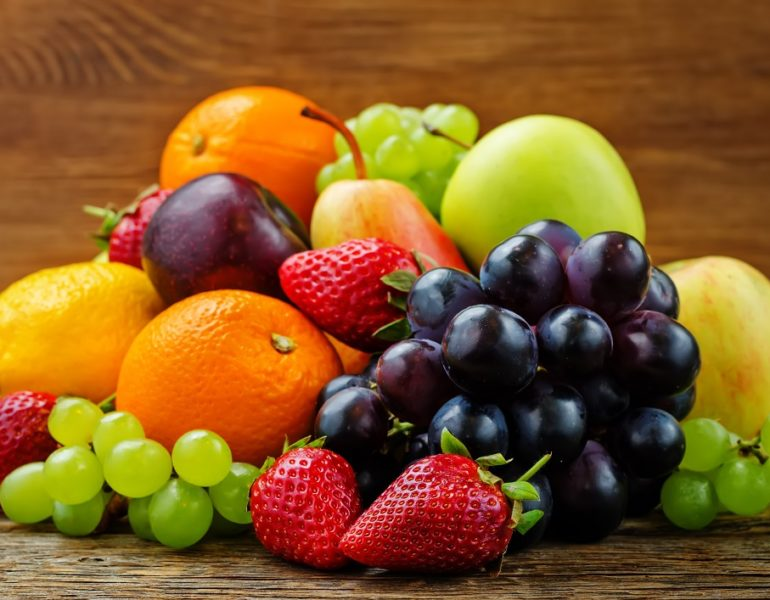
#> input picture data/image_3.jpg, 770 x 600 px, found by its file name
$ python histogram_equalization.py
#> lines starting #> are read from the running program, lines starting #| are printed output that depends on the picture
import cv2
import numpy as np
import matplotlib.pyplot as plt

# %%
img = cv2.imread('./data/image_3.jpg', 0)
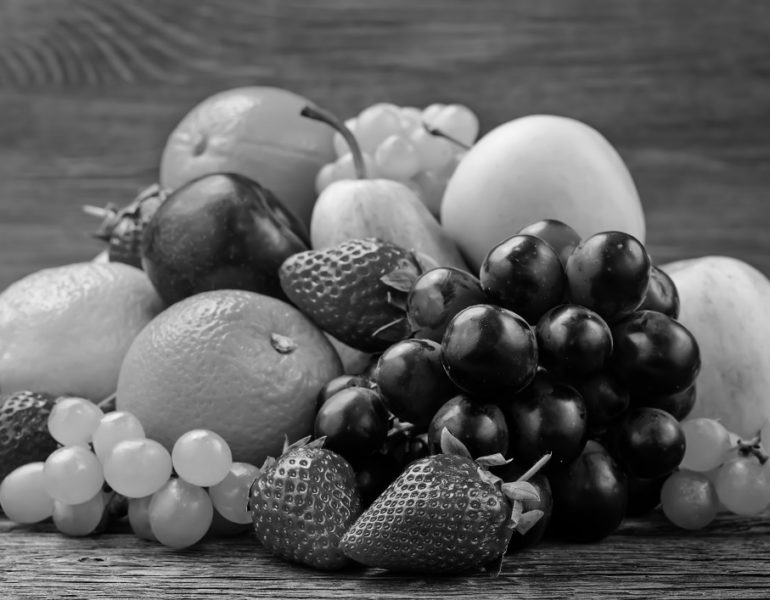
#> img: shape (600, 770); min 0, max 246, mean 96.8
print(img.shape)
#| (600, 770)
# %%


def bgr2rgb(img):
    """
    The cv2 reads image in BGR format while plt showes image in RGB format.
    To overcome this follow:
    b,g,r = cv2.split(img)
    img = cv2.merge([r,g,b])
    """
    if len(img.shape) == 3 and img.shape[2] == 3:
        b, g, r = cv2.split(img)
        out = cv2.merge([r, g, b])
    else:
        out = img
    return out


# %% Histogram eqalization
hist, bins = np.histogram(img.flatten(), 256, (0, 256))
#> hist = 256 values, max 5742 at index 89, min 0 at index 247, mean 1804.7; bins = 257 values from 0 to 256
cdf = hist.cumsum()
#> cdf = 256 values from 1633 to 462000
cdf_normalized = cdf * hist.max()/hist.cumsum().max()
#> cdf_normalized = 256 values from 20.3 to 5742
# Histogram Equalization
equ = cv2.equalizeHist(img)
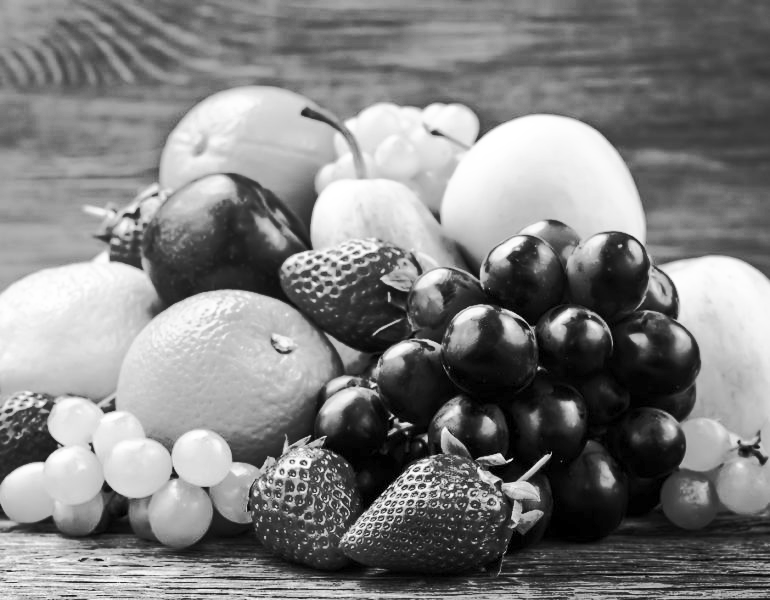
#> equ: shape (600, 770); min 0, max 255, mean 127.8
hist_equ, bins_equ = np.histogram(equ.flatten(), 256, (0, 256))
#> hist_equ = 256 values, max 5742 at index 125, min 0 at index 1, mean 1804.7; bins_equ = 257 values from 0 to 256
# Contrast Limited Adaptive Histogram Equalization
clahe = cv2.createCLAHE(clipLimit=20.0, tileGridSize=(8, 8))
cl1 = clahe.apply(img)
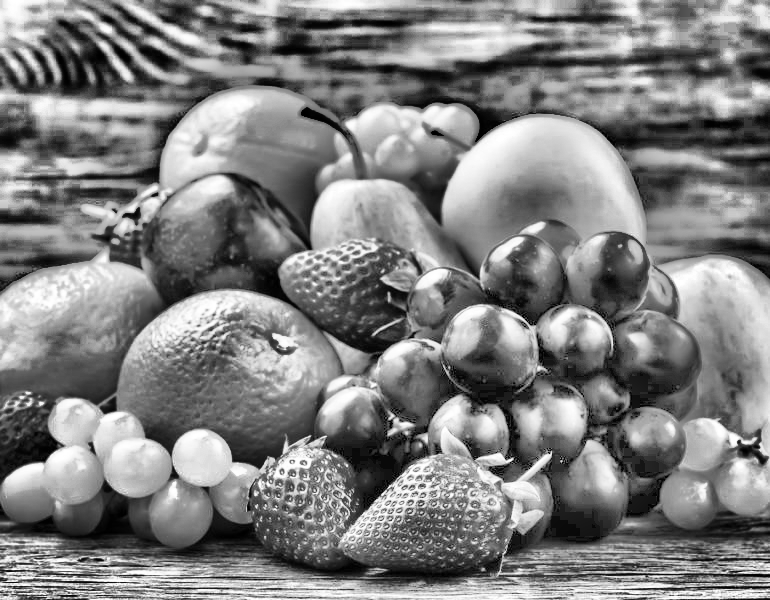
#> cl1: shape (600, 770); min 0, max 255, mean 128.5
hist_cl1, bins_cl1 = np.histogram(cl1.flatten(), 256, (0, 256))
#> hist_cl1 = 256 values, max 2422 at index 104, min 130 at index 0, mean 1804.7; bins_cl1 = 257 values from 0 to 256
# Horizontal stack of images
res = np.hstack((img, equ, cl1))
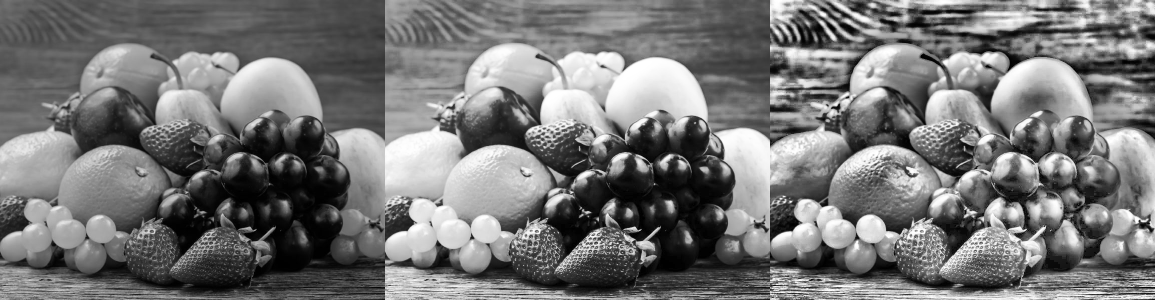
#> res: shape (600, 2310) (shown at 1/2 size); min 0, max 255, mean 117.7

plt.figure(1)
plt.imshow(bgr2rgb(res), cmap='gray')
# %%
plt.figure(2)
plt.plot(hist, color='b', label="hist")
plt.plot(hist_equ, color='g', label="hist equalized")
plt.plot(hist_cl1, color='r', label="hist CLAHE")
plt.plot(cdf_normalized, 'y', label='CDF normalized')
plt.legend()
plt.show()
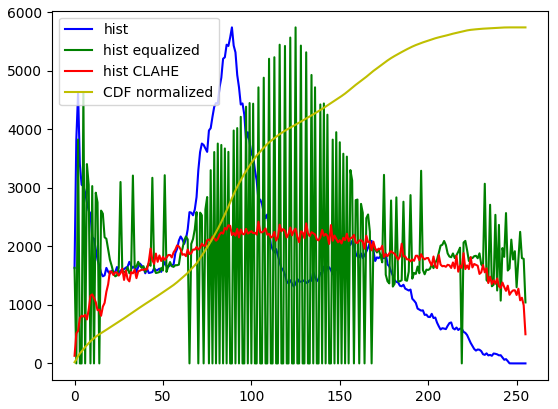
#> figure drawn by matplotlib, 1 panel; curve peaks at x = 89, y = 5742; curve peaks at x = 125, y = 5742; curve peaks at x = 104, y = 2422

$ run again, with data/image_2.jpg copied over data/image_3.jpg
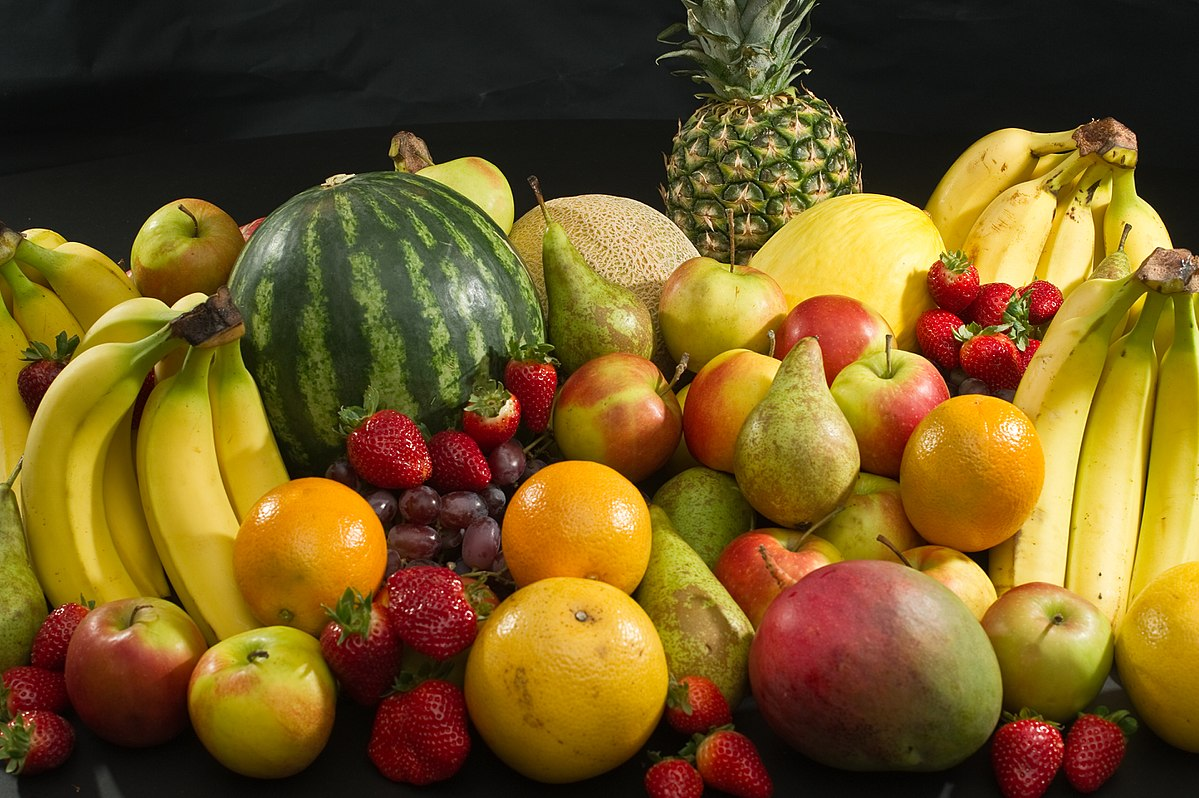
#> input picture data/image_2.jpg, 1199 x 798 px, found by its file name
#| (798, 1199)
#> hist = 256 values, max 22521 at index 19, min 66 at index 253, mean 3737.5; bins = 257 values from 0 to 256
#> cdf = 256 values from 382 to 956802
#> cdf_normalized = 256 values from 8.99 to 22521
#> hist_equ = 256 values, max 22521 at index 32, min 0 at index 4, mean 3737.5; bins_equ = 257 values from 0 to 256
#> `cl1 = clahe.apply(img)`:
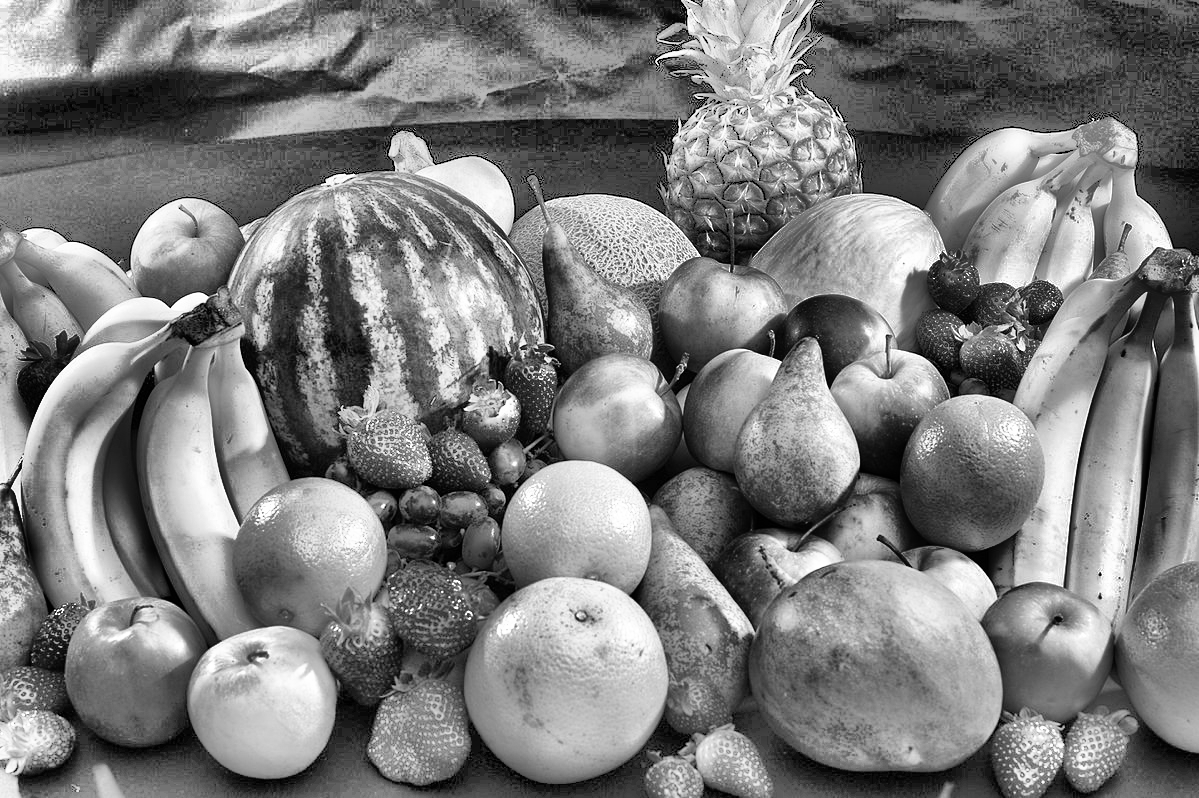
#> cl1: shape (798, 1199); min 0, max 255, mean 125.4
#> hist_cl1 = 256 values, max 6421 at index 63, min 804 at index 0, mean 3737.5; bins_cl1 = 257 values from 0 to 256
#> `plt.show()`:
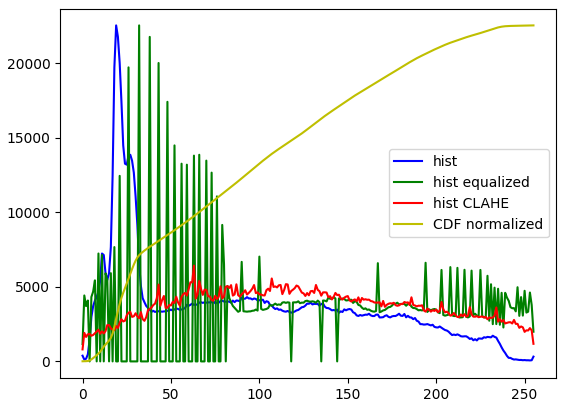
#> figure drawn by matplotlib, 1 panel; curve peaks at x = 19, y = 22521; curve peaks at x = 32, y = 22521; curve peaks at x = 63, y = 6421

$ run again, with data/image_4.jpg copied over data/image_3.jpg
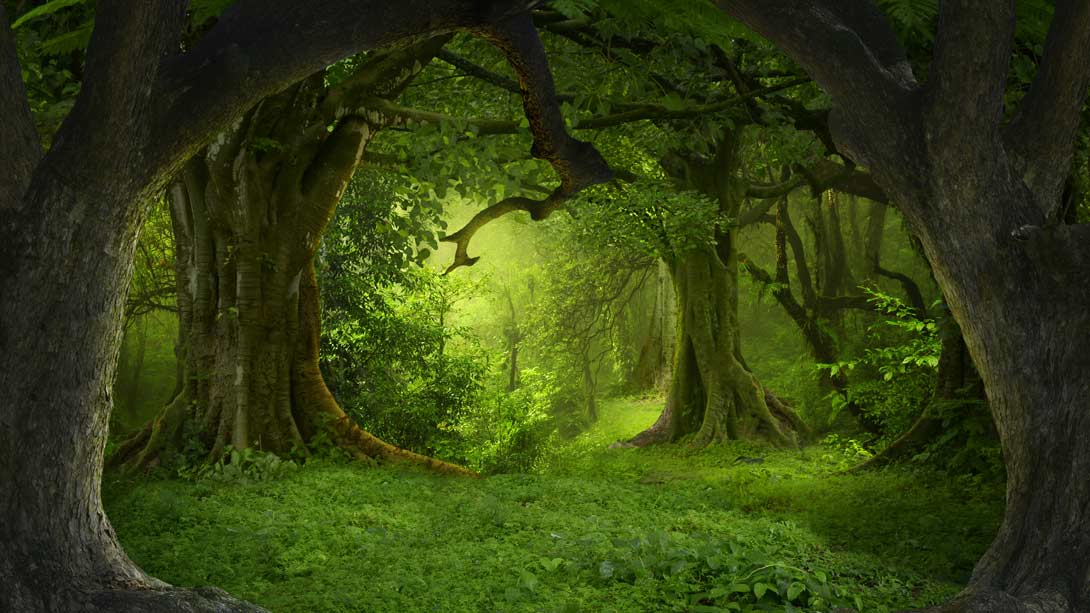
#> input picture data/image_4.jpg, 1090 x 613 px, found by its file name
#| (613, 1090)
#> hist = 256 values, max 13284 at index 32, min 0 at index 241, mean 2610; bins = 257 values from 0 to 256
#> cdf = 256 values from 61 to 668170
#> cdf_normalized = 256 values from 1.21 to 13284
#> hist_equ = 256 values, max 13284 at index 75, min 0 at index 6, mean 2610; bins_equ = 257 values from 0 to 256
#> `cl1 = clahe.apply(img)`:
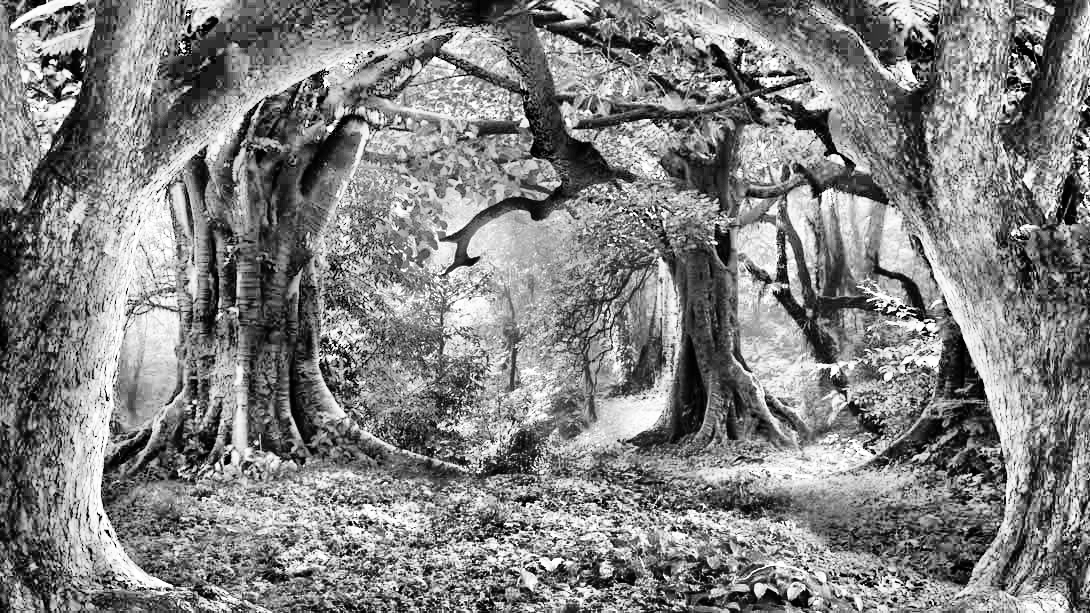
#> cl1: shape (613, 1090); min 0, max 255, mean 129.7
#> hist_cl1 = 256 values, max 3236 at index 137, min 691 at index 0, mean 2610; bins_cl1 = 257 values from 0 to 256
#> `plt.show()`:
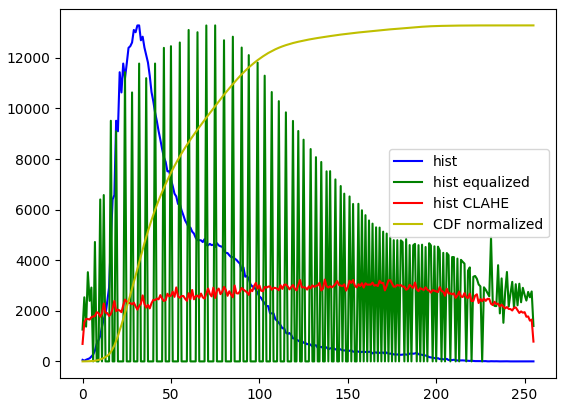
#> figure drawn by matplotlib, 1 panel; curve peaks at x = 32, y = 13284; curve peaks at x = 75, y = 13284; curve peaks at x = 137, y = 3236
